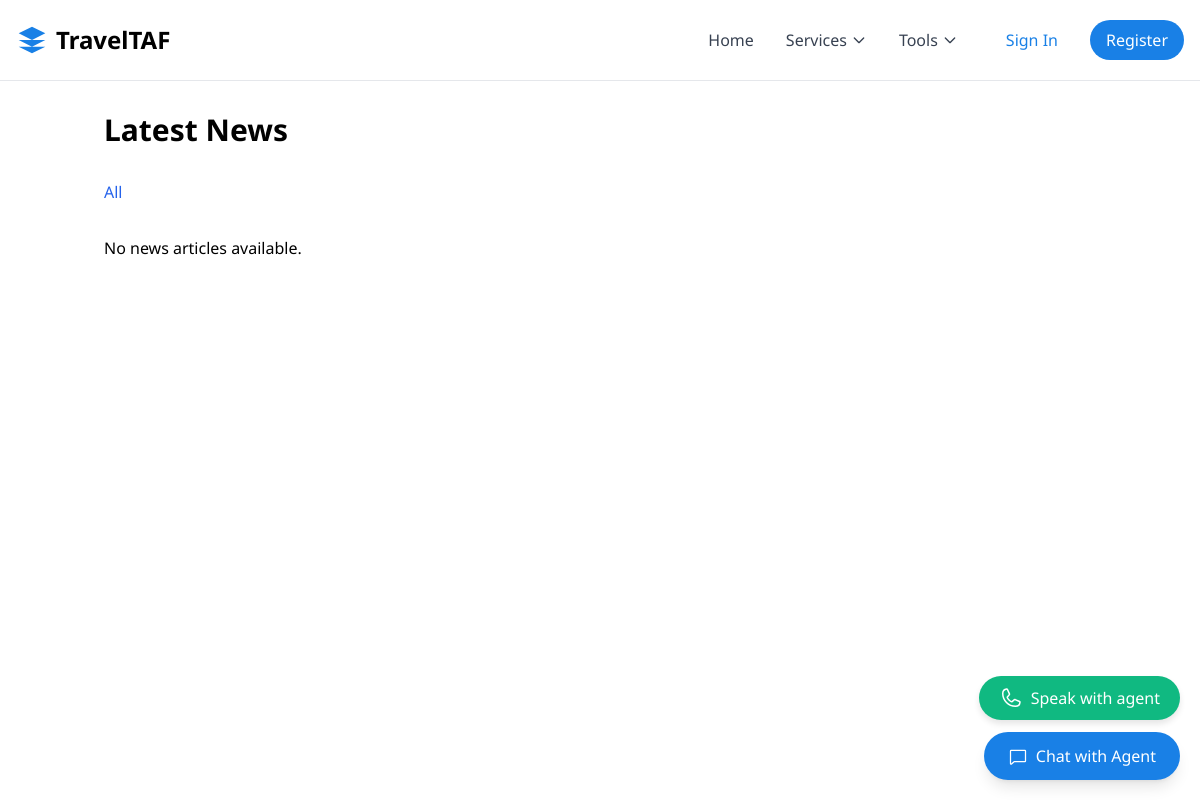
Before: /news/ with the older database file.
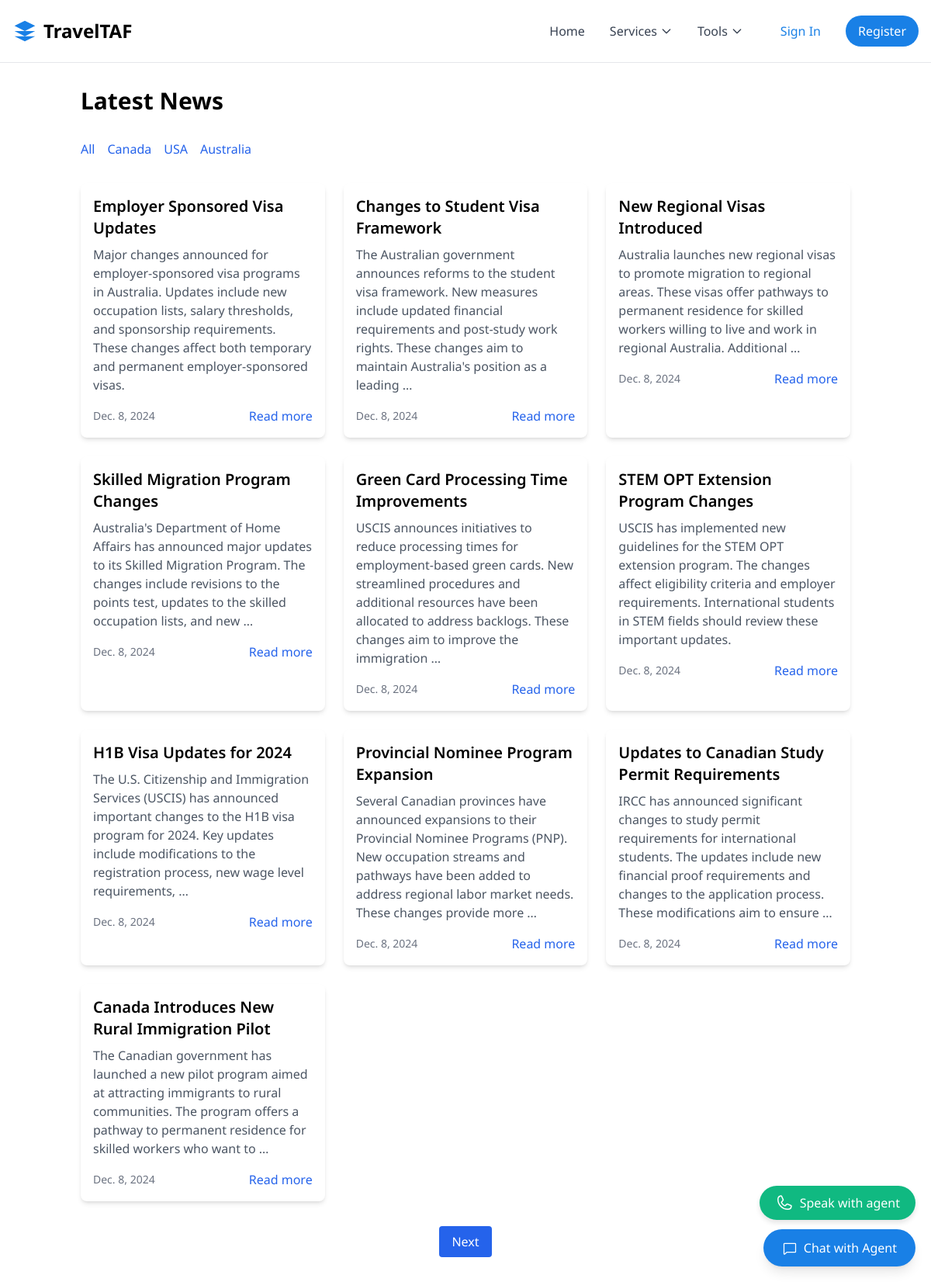
After: the same page with the newer database file.
### news/models.py (models this page shows, shortened)
class NewsCategory(models.Model):
    name = models.CharField(max_length=100)
    slug = models.SlugField(unique=True)
    description = models.TextField(blank=True)
    class Meta:
        verbose_name_plural = "News Categories"

class News(models.Model):
    title = models.CharField(max_length=255)
    slug = models.SlugField(unique=True)
    content = models.TextField()
    category = models.ForeignKey(NewsCategory, on_delete=models.CASCADE, related_name='news')
    published_date = models.DateTimeField(auto_now_add=True)
    updated_date = models.DateTimeField(auto_now=True)
    author = models.CharField(max_length=100)
    image = models.ImageField(upload_to='news_images/', null=True, blank=True)
    is_featured = models.BooleanField(default=False)
    is_published = models.BooleanField(default=True)
    class Meta:
        verbose_name_plural = "News Articles"
        ordering = ['-published_date']
    def get_absolute_url(self):
        return reverse('news:detail', kwargs={'slug': self.slug})

### news/views.py (the view)
# urls.py: path('', views.NewsListView.as_view(), name='list'),
class NewsListView(ListView):
    model = News
    template_name = 'news/news_list.html'
    context_object_name = 'news_list'
    paginate_by = 10
    def get_queryset(self):
        category_slug = self.kwargs.get('category_slug')
        if category_slug:
            category = get_object_or_404(NewsCategory, slug=category_slug)
            return News.objects.filter(category=category, is_published=True)
        return News.objects.filter(is_published=True)
    def get_context_data(self, **kwargs):
        context = super().get_context_data(**kwargs)
        context['categories'] = NewsCategory.objects.all()
        return context

### templates/news/news_list.html (shortened to what this page needs)
{% extends 'base.html' %}
{% block content %}
<div class="container mx-auto px-4 py-8">
    <h1 class="text-3xl font-bold mb-8">Latest News</h1>
    <div class="mb-8">
        <div class="flex space-x-4">
            <a href="{% url 'news:list' %}" class="text-blue-600 hover:text-blue-800">All</a>
            {% for category in categories %}
            <a href="{% url 'news:category' category.slug %}" class="text-blue-600 hover:text-blue-800">
                {{ category.name }}
            </a>
            {% endfor %}
        </div>
    </div>
    <div class="grid grid-cols-1 md:grid-cols-2 lg:grid-cols-3 gap-6">
        {% for news in news_list %}
        <div class="bg-white rounded-lg shadow-md overflow-hidden">
            <div class="p-4">
                <h2 class="text-xl font-semibold mb-2">{{ news.title }}</h2>
                <p class="text-gray-600 mb-4">{{ news.content|truncatewords:30 }}</p>
                <div class="flex justify-between items-center">
                    <span class="text-sm text-gray-500">{{ news.published_date|date }}</span>
                    <a href="{{ news.get_absolute_url }}" class="text-blue-600 hover:text-blue-800">Read more</a>
                </div>
            </div>
        </div>
        {% empty %}
        <p>No news articles available.</p>
        {% endfor %}
    </div>
    {% if is_paginated %}
    <div class="mt-8 flex justify-center">
        <div class="flex space-x-2">
            {% if page_obj.has_next %}
            <a href="?page={{ page_obj.next_page_number }}" class="px-4 py-2 bg-blue-600 text-white rounded">Next</a>
            {% endif %}
        </div>
    </div>
    {% endif %}
</div>
{% endblock %}

### templates/base.html (shortened to what this page needs)
{% load static %}
<!DOCTYPE html>
<html lang="en">
<head>
    <script src="https://cdn.tailwindcss.com"></script>
    <link href="{% static 'css/index.css' %}" rel="stylesheet">
</head>
<body class="bg-white min-h-screen flex flex-col">
    <header>
        {% include 'home/sections/nav.html' %}
    </header>
    <main class="flex-1 mt-20">
        {% block content %}
        {% endblock %}
    </main>
    {% include 'home/chat_widget.html' %}
    <div id="callButton" class="speak-button">
        <span>Speak with agent</span>
    </div>
</body>
</html>

### templates/home/sections/nav.html (shortened to what this page needs)
<nav class="fixed w-full z-50 bg-white/80 backdrop-blur-md border-b">
    <div class="max-w-7xl mx-auto">
        <div class="flex items-center justify-between h-20 px-4">
            <div class="flex items-center space-x-2">
                <a href="{% url 'main:home' %}" class="flex items-center space-x-2">
                    <svg xmlns="http://www.w3.org/2000/svg" class="h-8 w-8 text-[#1980e6]" viewBox="0 0 24 24" fill="currentColor">
                        <path d="M12 2L2 7l10 5 10-5-10-5zM2 17l10 5 10-5M2 12l10 5 10-5"></path>
                    </svg>
                    <span class="text-2xl font-bold">TravelTAF</span>
                </a>
            </div>
            <div class="hidden md:flex items-center space-x-8">
                <a href="{% url 'main:home' %}" class="text-gray-700 hover:text-[#1980e6] transition-colors">Home</a>
                <div class="relative group">
                    <button class="flex items-center text-gray-700 hover:text-[#1980e6] transition-colors">
                        Services
                        <svg xmlns="http://www.w3.org/2000/svg" class="h-4 w-4 ml-1 transform group-hover:rotate-180 transition-transform" fill="none" viewBox="0 0 24 24" stroke="currentColor">
                            <path stroke-linecap="round" stroke-linejoin="round" stroke-width="2" d="M19 9l-7 7-7-7" />
                        </svg>
                    </button>
                </div>
                <div class="relative group">
                    <button class="flex items-center text-gray-700 hover:text-[#1980e6] transition-colors">
                        Tools
                        <svg xmlns="http://www.w3.org/2000/svg" class="h-4 w-4 ml-1 transform group-hover:rotate-180 transition-transform" fill="none" viewBox="0 0 24 24" stroke="currentColor">
                            <path stroke-linecap="round" stroke-linejoin="round" stroke-width="2" d="M19 9l-7 7-7-7" />
                        </svg>
                    </button>
                </div>
                <div class="flex items-center space-x-4">
                    <a href="{% url 'authentication:login' %}" class="px-4 py-2 text-[#1980e6] hover:bg-blue-50 rounded-full transition-colors">Sign In</a>
                    <a href="{% url 'authentication:register' %}" class="px-4 py-2 bg-[#1980e6] text-white rounded-full hover:bg-blue-700 transition-colors">Register</a>
                </div>
                </div>
            </div>
        </div>
</nav>

### templates/home/chat_widget.html (shortened to what this page needs)
{% load static %}
<div class="chat-widget">
    <button id="chatToggle"
            class="bg-[#1980e6] text-white px-6 py-3 rounded-full hover:bg-blue-700 flex items-center gap-2 shadow-lg">
        <span>Chat with Agent</span>
    </button>
</div>

### static/css/index.css (style rules this page uses)
body { font-family: "Noto Serif", "Noto Sans", sans-serif; }
.chat-widget { position: fixed; bottom: 2rem; right: 2rem; z-index: 50; }
.hidden { display: none; }

### templates/base.html (style rules this page uses)
body { font-family: 'Noto Sans', sans-serif; }
.speak-button { position: fixed; bottom: 80px; right: 20px; background-color: #10B981; color: white; padding: 10px 20px; border-radius: 50px; box-shadow: 0 4px 6px rgba(0, 0, 0, 0.1); cursor: pointer; transition: background-color 0.3s; display: flex; align-items: center; gap: 8px; }
.chat-widget { position: fixed; bottom: 20px; right: 20px; z-index: 50; }

Changed rows visible on the page:
added NewsCategory: name "Canada"
added NewsCategory: name "USA"
added NewsCategory: name "Australia"
added News: title "Employer Sponsored Visa Updates", content "Major changes announced for employer-sponsored visa programs in Australia. Updates include new occupation lists, salary thresholds, and sponsorship requirements. These changes affect both temporary and permanent employer-sponsored visas.", published_date "Dec. 8, 2024"
added News: title "Changes to Student Visa Framework", content "The Australian government announces reforms to the student visa framework. New measures include updated financial requirements and post-study work rights. These changes aim to maintain Australia's position as a leading …", published_date "Dec. 8, 2024"
added News: title "New Regional Visas Introduced", content "Australia launches new regional visas to promote migration to regional areas. These visas offer pathways to permanent residence for skilled workers willing to live and work in regional Australia. Additional …", published_date "Dec. 8, 2024"
added News: title "Skilled Migration Program Changes", content "Australia's Department of Home Affairs has announced major updates to its Skilled Migration Program. The changes include revisions to the points test, updates to the skilled occupation lists, and new …", published_date "Dec. 8, 2024"
added News: title "Green Card Processing Time Improvements", content "USCIS announces initiatives to reduce processing times for employment-based green cards. New streamlined procedures and additional resources have been allocated to address backlogs. These changes aim to improve the immigration …", published_date "Dec. 8, 2024"
added News: title "STEM OPT Extension Program Changes", content "USCIS has implemented new guidelines for the STEM OPT extension program. The changes affect eligibility criteria and employer requirements. International students in STEM fields should review these important updates.", published_date "Dec. 8, 2024"
added News: title "H1B Visa Updates for 2024", content "The U.S. Citizenship and Immigration Services (USCIS) has announced important changes to the H1B visa program for 2024. Key updates include modifications to the registration process, new wage level requirements, …", published_date "Dec. 8, 2024"
added News: title "Provincial Nominee Program Expansion", content "Several Canadian provinces have announced expansions to their Provincial Nominee Programs (PNP). New occupation streams and pathways have been added to address regional labor market needs. These changes provide more …", published_date "Dec. 8, 2024"
added News: title "Updates to Canadian Study Permit Requirements", content "IRCC has announced significant changes to study permit requirements for international students. The updates include new financial proof requirements and changes to the application process. These modifications aim to ensure …", published_date "Dec. 8, 2024"
added News: title "Canada Introduces New Rural Immigration Pilot", content "The Canadian government has launched a new pilot program aimed at attracting immigrants to rural communities. The program offers a pathway to permanent residence for skilled workers who want to …", published_date "Dec. 8, 2024"
Other visible differences:
text no longer shown: "No news articles available."
text now shown: "Next"
